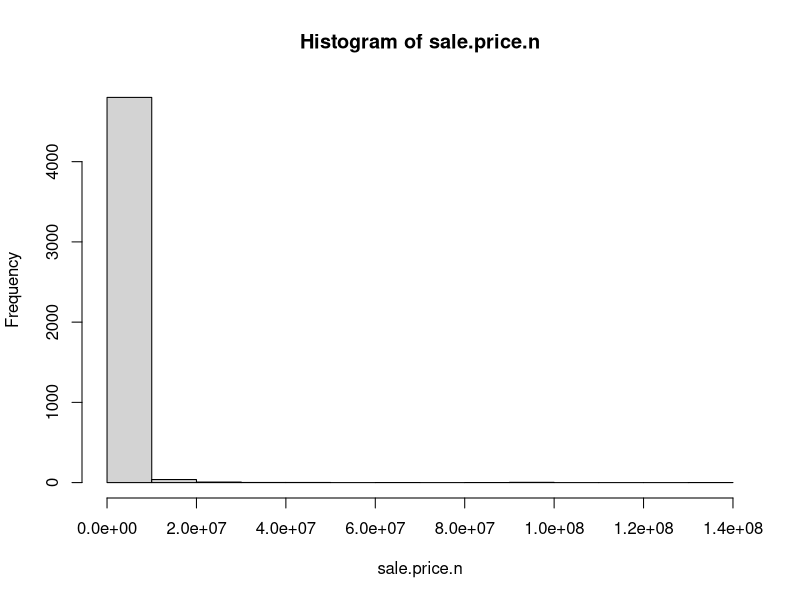
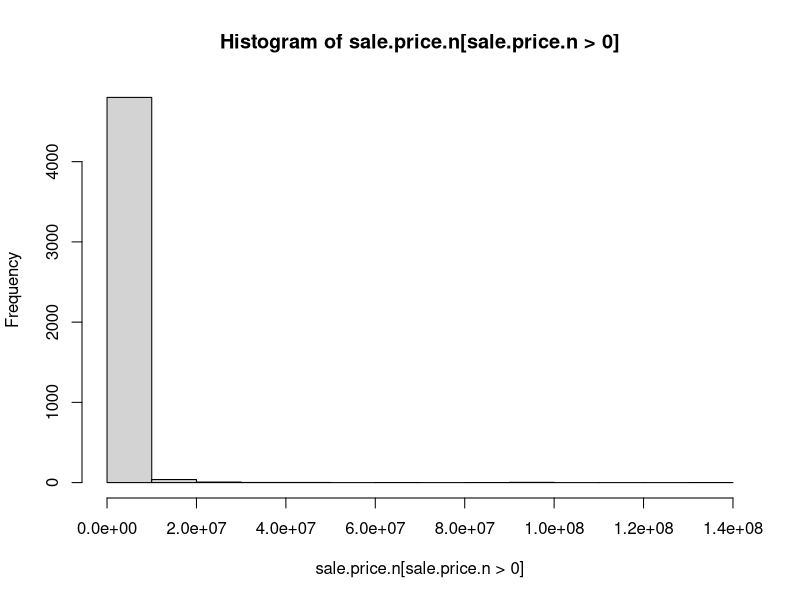

The R source for these figures, in order: (Note: this script raises an error after producing the figures.)
# Author: Benjamin Reddy
# Taken from pages 49-50 of O'Neil and Schutt

require(gdata)
require(plyr) #Added by Monnie McGee
setwd("~/GitHub/MSDS_6306/TheBronxHousingCosts") #Modified for Chris' pc

## You need a perl interpreter to do this on Windows.
## It's automatic in Mac
#bk <- read.xls("rollingsales_brooklyn.xls",pattern="BOROUGH")

# So, save the file as a csv and use read.csv instead
bk <- read.csv("rollingsales_bronx.csv",skip=4,header=TRUE)

## Check the data
head(bk)
summary(bk)
str(bk) # Very handy function!

## clean/format the data with regular expressions
## More on these later. For now, know that the
## pattern "[^[:digit:]]" refers to members of the variable name that
## start with digits. We use the gsub command to replace them with a blank space.
# We create a new variable that is a "clean' version of sale.price.
# And sale.price.n is numeric, not a factor.
bk$SALE.PRICE.N <- as.numeric(gsub("[^[:digit:]]","", bk$SALE.PRICE))
count(is.na(bk$SALE.PRICE.N))

names(bk) <- tolower(names(bk)) # make all variable names lower case
## Get rid of leading digits
bk$gross.sqft <- as.numeric(gsub("[^[:digit:]]","", bk$gross.square.feet))
bk$land.sqft <- as.numeric(gsub("[^[:digit:]]","", bk$land.square.feet))

## Change sale.date to Date forat in R
bk$sale.date <- as.Date(bk$sale.date)
bk$year.built <- as.numeric(as.character(bk$year.built))

## do a bit of exploration to make sure there's not anything
## weird going on with sale prices
attach(bk)
hist(sale.price.n) # Something weird here
hist(sale.price.n[sale.price.n>0])
hist(gross.sqft[sale.price.n==0])
detach(bk)

## keep only the actual sales

bk.sale <- bk[bk$sale.price.n!=0,]
plot(bk.sale$gross.sqft,bk.sale$sale.price.n)
plot(log(bk.sale$gross.sqft),log(bk.sale$sale.price.n))

## for now, let's look at 1-, 2-, and 3-family homes
bk.homes <- bk.sale[which(grepl("FAMILY",bk.sale$building.class.category)),]
dim(bk.homes)
plot(log(bk.homes$gross.sqft),log(bk.homes$sale.price.n))
summary(bk.homes[which(bk.homes$sale.price.n<100000),])


## remove outliers that seem like they weren't actual sales
bk.homes$outliers <- (log(bk.homes$sale.price.n) <=5) + 0
bk.homes <- bk.homes[which(bk.homes$outliers==0),]
plot(log(bk.homes$gross.sqft),log(bk.homes$sale.price.n))
